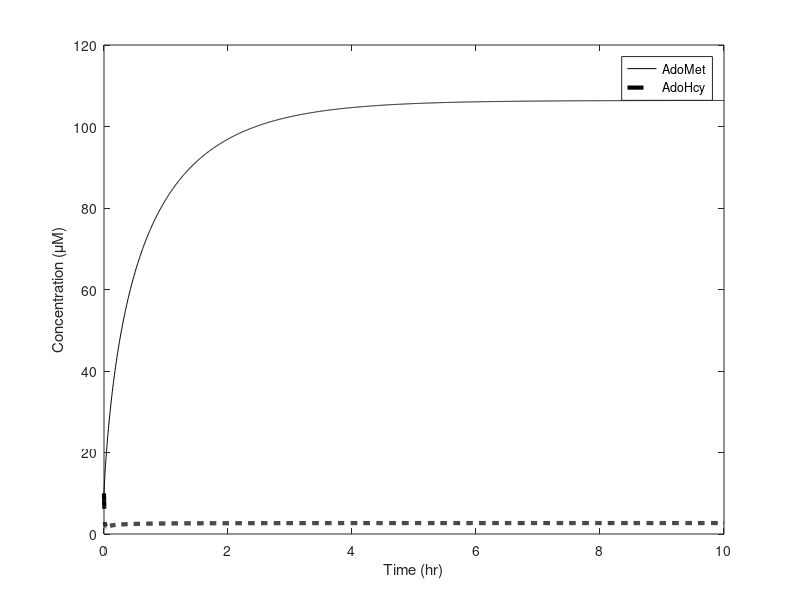

Recreate this plot in MATLAB.
%file methionine_model.m
%from Martinov et al. (2000) Journal of Theoretical Biology vol. 204 pp. 521-532
%generates figures 5.10, 5.11, 5.12
%problem 5.6.6

function methionine_model

global n1adomet;

%parameter declaration
%MATI
global v_MATI_max ;
global K_MATI_m ;
global K_MATI_i ;
global Met;

%MATIII
global v_MATIII_max ;
global K_MATIII_m2 ;

%MET
global v_MET_max ;
global A_over_K_MET_m2 ;

%GNMT
global v_GNMT_max ;
global K_GNMT_m ;
global K_GNMT_i ;

%D
global alpha_d ;

%AHC
global K_AHC;
global Adenosine

%parameter assignment
%METI
v_MATI_max = 561;
K_MATI_m = 41;
K_MATI_i = 50;

%MATIII
v_MATIII_max = 22870; %22.87 mmol/hr/l;
K_MATIII_m2 = 21.1;

%MET
v_MET_max = 4544;
A_over_K_MET_m2 = 0.1;

%GNMT
v_GNMT_max = 10600; %10.6 mmol/hr/l;
K_GNMT_m = 4500;
K_GNMT_i = 20;

%D
alpha_d = 1333;

%AHC
K_AHC = 0.1;
Adenosine = 1;

%Methionine concentration
Met=48.5; % monostable
%Met=51; % bistable

%set simulation length
Tend=10;

%initial concentrations
S0=[10,10];

%specification of dynamics
ODEFUN=@methdt;


for i=1:2
    if i==1
        %alpha_d = 1333*1.01;
        v_GNMT_max = 10600*1.01;
        v_MET_max = 4544*1.01;
        %v_MATI_max = 561*1.01;
        %v_MATIII_max = 22870*1.01;
      
    else
        %alpha_d = 1333;
        %v_GNMT_max = 10600;
        v_MET_max = 4544;
        %v_MATI_max = 561;
        %v_MATIII_max = 22870;

    end
    %simulation
    [t,S]=ode45(ODEFUN, [0,Tend], S0);

    AdoHcy=S(:,2);
    
    % Pathway flux
    PF(i) = alpha_d*AdoHcy(end)*K_AHC/Adenosine;

end

%FCC = alpha_d/PF(2)*(PF(1)-PF(2))/(0.01*alpha_d)
%FCC = v_GNMT_max/PF(2)*(PF(1)-PF(2))/(0.01*v_GNMT_max)
FCC = v_MET_max/PF(2)*(PF(1)-PF(2))/(0.01*v_MET_max)
%FCC = v_MATI_max/PF(2)*(PF(1)-PF(2))/(0.01*v_MATI_max)
%FCC = v_MATIII_max/PF(2)*(PF(1)-PF(2))/(0.01*v_MATIII_max)



figure(1)
set(gca,'fontsize',14)
plot(t, S(:,1), 'k', t, S(:,2), 'k--', 'LineWidth', 3)
xlabel('Time (hr)')
ylabel('Concentration (\muM)')
legend('AdoMet', 'AdoHcy')

end

%dynamics
function dS = methdt(t,S)

%parameter declaration
%MATI
global v_MATI_max ;
global K_MATI_m ;
global K_MATI_i ;
global Met;

%MATIII
global v_MATIII_max ;
global K_MATIII_m2 ;

%MET
global v_MET_max ;
global A_over_K_MET_m2 ;

%GNMT
global v_GNMT_max ;
global K_GNMT_m ;
global K_GNMT_i ;

%D
global alpha_d ;

%AHC
global K_AHC;
global Adenosine

%define states locally
AdoMet=S(1);
AdoHcy=S(2);

%auxilliary variables
K_MATIII_m1 = 20000/(1+ 5.7*(AdoMet/(AdoMet+600))^2);
K_MET_m1 = 10 * (1 + AdoHcy/4);
Hcy = AdoHcy*K_AHC/Adenosine;


v_MATI= v_MATI_max * (1/(1+ (K_MATI_m/Met)*(1+AdoMet/K_MATI_i))) ; 
v_MATIII = v_MATIII_max * (1/(1+ (K_MATIII_m1*K_MATIII_m2)/(Met^2+Met*K_MATIII_m2)));
v_GNMT = v_GNMT_max * (1/(1+(K_GNMT_m/AdoMet)^2.3)) * (1/(1+AdoHcy/K_GNMT_i));
v_MET = v_MET_max * (1/(1+ K_MET_m1/AdoMet + 1/A_over_K_MET_m2 + (1/A_over_K_MET_m2)*(K_MET_m1/AdoMet)));
V_D = alpha_d * Hcy;

dAdoMetdt = (v_MATI + v_MATIII) - (v_GNMT+v_MET);
dAdoHcydt = ((v_GNMT+v_MET) - V_D)/(1+K_AHC/Adenosine);

dS=[dAdoMetdt; dAdoHcydt];


end

%graphics function:
%change properties of last curve in current figure
%Examples:
%     setcurve('color','red')
%     setcurve('color','green','linestyle','--')
%Type  help plot  to see available colors and line styles 
function setcurve(varargin)
h=get(gca,'children');
set(h(1),varargin{:})
end


